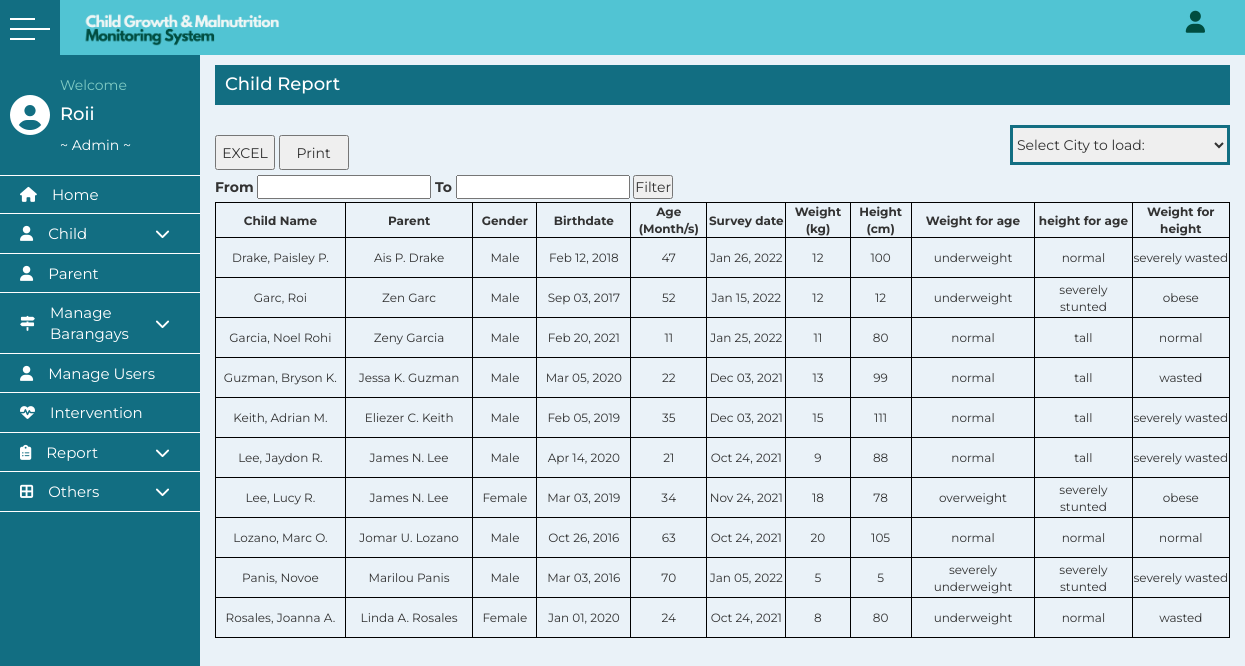
/child_report.php (signed in), run on the app's committed database.
### tables this page shows
CREATE TABLE `newchild` (
  `id` int(11) NOT NULL,
  `lastname` varchar(255) NOT NULL,
  `firstname` varchar(255) NOT NULL,
  `middlename` varchar(255) NOT NULL,
  `birthdate` date NOT NULL,
  `age` int(11) NOT NULL,
  `gender` varchar(20) NOT NULL,
  `street` varchar(255) NOT NULL,
  `barangay` varchar(255) NOT NULL,
  `municipality` varchar(255) NOT NULL,
  `p_lastname` varchar(255) NOT NULL,
  `p_firstname` varchar(255) NOT NULL,
  `p_middlename` varchar(255) NOT NULL,
  `weight` double NOT NULL,
  `height` double NOT NULL,
  `weightstatus` varchar(255) NOT NULL,
  `heightstatus` varchar(255) NOT NULL,
  `w8_h8` varchar(255) NOT NULL,
  `svdate` date NOT NULL,
  `entrydate` varchar(255) NOT NULL,
  `archive` varchar(255) NOT NULL
);

### child_report.php (the view, shortened to what this page needs)
<?php
include ("includes/config.php");
if (isset($_GET['city'])) {
$city=$_GET['city'];
  $sql = "SELECT * FROM newchild where municipality = '$city' AND age<72 order by lastname, firstname, middlename";
            $query=mysqli_query($Connection,$sql);
          }else{
$query=mysqli_query($Connection, "SELECT * FROM `newchild` where age <72 order by lastname, firstname");
}
$records = mysqli_num_rows($query);
include ('includes/header.php');
?>
<link rel="stylesheet" href="//code.jquery.com/ui/1.13.1/themes/base/jquery-ui.css">
  <link rel="stylesheet" href="/resources/demos/style.css">
      <main>
      <div class="container">
         <div class="title-page" style="margin-top: 25px;">
            <h3>Child Report
              ?></h3>
         </div>
      <div class="select-city" style="margin-top: 10px; margin-bottom: 30px; margin-right: -50px;">
        <select onchange="if (this.value) window.location.href=this.value" name="city" style="">
          <option value="">Select City to load:</option>
        </select>
      </div>
      <div class="child-report" style="margin-top: 10px;">
        <input id="export_excel" type="button" style="width: 60px; height: 35px; margin-bottom: 5px; font-size: 14px" value="EXCEL">
        <button id="printonly" style="width: 70px; height: 35px; margin-bottom: 5px; font-size: 14px;">Print</button>
        <div class="table-child-report">
          <form method="post">
            <label for="from">From</label>
            <input type="text" id="from" name="from" placeholder="<?php echo $from1;?>">
            <label for="to">To</label>
            <input type="text" id="to" name="to" placeholder="<?php echo $to1;?>">
            <input type="submit" name="submit" value="Filter">
          </form>
          <table id="printTable" style="border: 1px solid black; border-collapse: collapse;">
            <thead>
           <tr>
             <th style="width: 600px; border: 1px solid black;">Child Name</th>
             <th style="width: 600px; border: 1px solid black;">Parent</th>
             <th style="width: 170px; border: 1px solid black;">Gender</th>
             <th style="width: 300px; border: 1px solid black;">Birthdate</th>
             <th style="width: 170px; border: 1px solid black;">Age (Month/s)</th>
             <th style="width: 300px; border: 1px solid black;">Survey date</th>
             <th style="width: 170px; border: 1px solid black;">Weight (kg)</th>
             <th style="width: 170px; border: 1px solid black;">Height (cm)</th>
             <th style=" border: 1px solid black;">Weight for age</th>
             <th style=" border: 1px solid black;">height for age</th>
             <th style=" border: 1px solid black;">Weight for height</th>
             </thead>
           <tbody>
           <tr>
            <?php
                  if (!empty($records)) {
                    while ($row = mysqli_fetch_array($query)) {
                      ?>
              <td style="font-size: 12px; border: 1px solid black;"><?php echo $row['lastname'].', '.$row['firstname'].' '.$row['middlename']; ?></td>
              <td style="font-size: 12px; border: 1px solid black;"><?php echo $row['p_firstname'].' '.$row['p_middlename'].' '.$row['p_lastname']; ?></td>
              <td style="font-size: 12px; border: 1px solid black;"><?php echo $row['gender'];?></td>
              <td style="font-size: 12px; border: 1px solid black;"><?php echo date("M d, Y", strtotime($row['birthdate']));?></td>
              <td style="font-size: 12px; border: 1px solid black;"><?php echo $row['age'];?></td>
              <td style="font-size: 12px; border: 1px solid black;"><?php
              if ($row['svdate']=="0000-00-00") {
                echo "No Survey Record";
              }else{
                echo date("M d, Y", strtotime($row['svdate']));
              }?></td>
              <td style="font-size: 12px; border: 1px solid black;"><?php echo $row['weight'];?></td>
              <td style="font-size: 12px; border: 1px solid black;"><?php echo $row['height'];?></td>
              <td style="font-size: 12px; border: 1px solid black;"><?php echo $row['weightstatus'];?></td>
              <td style="font-size: 12px; border: 1px solid black;"><?php echo $row['heightstatus'];?></td>
              <td style="font-size: 12px; border: 1px solid black;"><?php echo $row['w8_h8'];?></td>
           </tr>
           <?php
          }}?>
                </tbody>
          </table>
        </div>
      </div>
      </div>
    </main>
          </div>
</div>
</body>
</html>

### includes/header.php (shortened to what this page needs)
<?php
function active($currect_page){
  $url_array =  explode('/', $_SERVER['REQUEST_URI']) ;
  $url = end($url_array);
  if($currect_page == $url){
      echo 'active';
  }
}
?>
<!DOCTYPE html>
<html lang="en">
  <head>
    <link href="fontawesome-free-5.11.2-web\css\all.css" rel="stylesheet">
    <link href="fontawesome-free-5.11.2-web\css\fontawesome.css" rel="stylesheet">
    <link rel="stylesheet" href="css/style.css">
    <link rel="stylesheet" href="https://maxcdn.bootstrapcdn.com/bootstrap/3.3.5/css/bootstrap.min.css">
  </head>
  <body>
  <div class="wrapper">
  <div class="top_navbar">
  <div class="hamburger">
     <div class="hamburger__inner">
       <div class="one"></div>
       <div class="two"></div>
       <div class="three"></div>
     </div>
  </div>
  <div class="menu">
    <div class="logo">
      <img src="img/logo.png">
    </div>
    <div class="right_menu">
      <ul>
        <li><i class="fas fa-user"></i>
        </li>
      </ul>
    </div>
  </div>
  </div>
  <div class="main_container">
    <div class="sidebar">
        <div class="sidebar__inner">
          <div class="profile">
            <div class="sidebar-user">
              <span class="fa fa-user-circle"></span>
            </div>
            <div class="profile_info">
               <p>Welcome</p>
               <h4 class="profile_name">
                <?php
                  $text = $_SESSION['name'];
                  $newtext = wordwrap($text, 12, "<br />\n");
                  echo $newtext;?></h4>
              <?php
                if (!empty($_SESSION['barangay'])) {
                  echo '~ '.$_SESSION['barangay'].'<br>'.$_SESSION['role'].' ~';
                }else{
                  echo '~ '.ucwords($_SESSION['role']).' ~';
                }
                ?>
            </div>
          </div>
          <ul class="submenu">
            <li style="border-top: 0.8px solid white;">
              <a href="admin_home.php" style="text" class="<?php active('admin_home.php');?>">
                <span class="icon"><i class="fa fa-home"></i></span>
                <span class="title" class="btn">Home </span>
              </a>
            </li>
            <li>
              <a href="#">
                <span class="icon"><i class="fa fa-user"></i></span>
                <span class="title" class="btn">Child </span> <i class="fa fa-chevron-down down" style="position: absolute; right: 30px; font-size: 15px;"></i>
              </a>
            </li>
            <li>
              <a href="parentlist.php" class="<?php active('parentlist.php');?>">
                <span class="icon"><i class="fa fa-user"></i></span>
                <span class="title">Parent</span>
              </a>
            </li>
            <?php
              if ($_SESSION['role']=='admin') {?>
                 <li>
              <a href="barangays.php" class="<?php active('barangays.php');?>">
                <span class="icon"><i class="fas fa-map-signs"></i></span>
                <span class="title">Manage<br> Barangays</span>
                <i class="fa fa-chevron-down down" style="position: absolute; right: 30px; font-size: 15px;"></i>
                </a>
            </li>
            <li>
              <a href="user.php" class="<?php active('user.php') or active('new_user.php');?>">
                <span class="icon"><i class="fa fa-user"></i></span>
                <span class="title">Manage Users</span>
              </a>
            </li><?php
               } ?>
              <li>
                <li>
              <a href="intervention_categories.php" class="<?php active('intervention_categories.php');?>">
                <span class="icon"><i class="fa fa-heartbeat"></i></span>
                <span class="title">Intervention</span>
              </a>
            </li>
              <li>
                <a href="#">
                  <span class="icon"><i class="fas fa-clipboard-list"></i></span>
                  <span class="title" class="btn">Report </span> <i class="fa fa-chevron-down down" style="position: absolute; right: 30px; font-size: 15px;"></i>
                </a>
              </li>
              <li>
                <a href="#">
                  <span class="icon"><i class="fas fa-border-all"></i></span>
                  <span class="title" class="btn">Others </span> <i class="fa fa-chevron-down down" style="position: absolute; right: 30px; font-size: 15px;"></i>
                </a>
              </li>
          </ul>
        </div>
    </div>

### css/style.css (style rules this page uses)
* { margin: 0; padding: 0; list-style: none; box-sizing: border-box; text-decoration: none; font-family: 'Montserrat', sans-serif; }
.wrapper { width: 100%; height: 100%; }
.top_navbar { background: #51c4d3; height: 55px; display: flex; position: fixed; width: 100%; top: 0; z-index: 100; }
.top_navbar .hamburger { width: 60px; background: #126e82; position: relative; font-size: 28px; }
.top_navbar .hamburger .hamburger__inner { position: absolute; top: 50%; left: 50%; transform: translate(-50%,-50%); cursor: pointer; width: 40px; height: 20px; }
.top_navbar .hamburger__inner > div { width: 25px; height: 2px; background: #fff; position: absolute; top: 0; left: 0; }
.top_navbar .hamburger div.two { top: 10px; width: 40px; }
.top_navbar .hamburger div.three { top: 20px; }
.top_navbar .menu { width: calc(100% - 80px); height: 100%; display: flex; z-index: 1; justify-content: space-between; align-items: center; padding: 0 20px; }
.top_navbar .menu .logo img { float: left; width: 200px; height: auto; }
.top_navbar .menu .right_menu ul { display: flex; }
.top_navbar .menu .right_menu ul li { position: relative; align-items: right; }
.top_navbar .menu .right_menu ul li .fas { font-size: 22px; cursor: pointer; color: #004D40; }
.main_container .sidebar { position: fixed; top: 55px; left: 0; width: 200px; height: 100%; background: #126e82; transition: all 0.3s ease; }
.main_container .sidebar .sidebar__inner { position: relative; }
.main_container .sidebar .profile { display: flex; align-items: center; color: #fff; padding: 20px 0px; white-space: nowrap; transition: all 0.3s ease; }
.main_container .sidebar .profile .sidebar-user span { padding: 0 10px; }
.main_container .sidebar .profile .sidebar-user span { font-size: 40px; }
.sidebar-user span { font-size: 50px; }
.main_container .sidebar .profile p:first-child { font-size: 14px; color: #80CBC4; margin-bottom: 3px; }
.main_container .container { margin-top: 40px; width: calc(100% - 200px); margin-left: 200px; transition: all 0.3s ease; }
.main_container .sidebar ul li a { color: #fff; font-size: 15px; padding: 8px 20px; white-space: nowrap; display: flex; align-items: center; margin-bottom: 1px; transition: all 0.3s ease; text-decoration: none; border-bottom: 0.8px solid ; }
a { text-decoration: none; }
.main_container .sidebar ul li a .icon { margin-right: 15px; font-size: 15px; }
.main_container .sidebar ul li a span { display: inline-block; }
main { background: #EAF2F8; min-height: calc(100vh - 60px); }
.title-page { width: 100%; height: 40px; background-color: #126e82; margin-top: 50px; }
.title-page h3 { float: left; margin-top: 10px; margin-left: 10px; font-size: 18px; color: white; }
.table-list table, td, th { border: 3px solid #126e82; font-size: 14px; text-align: center; }
.table-list-barangay table, td, th { border: 3px solid #126e82; font-size: 14px; text-align: center; }
.table-list-2 table, td, th { border: 3px solid #126e82; font-size: 18px; text-align: center; }
.table-list-2 table td, th { width: 400px; text-align: center; }
.table-list-child table, td, th { border: 3px solid #126e82; font-size: 14px; text-align: center; }
.admin-data input, select { width: 220px; height: 40px; border: 3px solid #126e82; margin-left: 100px; }
.admin-data .admin-input input, select { float: right; margin-right: 50px; margin-top: 10px; }
.table-child-growth table, td, th { border: 2px solid black; font-size: 16px; text-align: center; }
.child-report { margin-top: 30px; }
.table-child-report table { border-collapse: collapse; border: 2px solid black; }
.table-child-report table, th, td { border: 2px solid black; }
.table-child-report table th { height: 30px; font-size: 12px; }
.table-child-report table td { height: 40px; font-size: 14px; }
.table-intervention table, td, th { border: 2px solid black; font-size: 16px; text-align: center; }

### data on the page
newchild: lastname "Drake", firstname "Paisley", middlename "P.", p_firstname "Ais", p_middlename "P.", p_lastname "Drake", gender "Male", birthdate "Feb 12, 2018", age "47", svdate "Jan 26, 2022", weight "12", height "100", weightstatus "underweight", heightstatus "normal", w8_h8 "severely wasted"
newchild: lastname "Garc", firstname "Roi", p_firstname "Zen", p_lastname "Garc", gender "Male", birthdate "Sep 03, 2017", age "52", svdate "Jan 15, 2022", weight "12", height "12", weightstatus "underweight", heightstatus "severely stunted", w8_h8 "obese"
newchild: lastname "Garcia", firstname "Noel Rohi", p_firstname "Zeny", p_lastname "Garcia", gender "Male", birthdate "Feb 20, 2021", age "11", svdate "Jan 25, 2022", weight "11", height "80", weightstatus "normal", heightstatus "tall", w8_h8 "normal"
newchild: lastname "Guzman", firstname "Bryson", middlename "K.", p_firstname "Jessa", p_middlename "K.", p_lastname "Guzman", gender "Male", birthdate "Mar 05, 2020", age "22", svdate "Dec 03, 2021", weight "13", height "99", weightstatus "normal", heightstatus "tall", w8_h8 "wasted"
newchild: lastname "Keith", firstname "Adrian", middlename "M.", p_firstname "Eliezer", p_middlename "C.", p_lastname "Keith", gender "Male", birthdate "Feb 05, 2019", age "35", svdate "Dec 03, 2021", weight "15", height "111", weightstatus "normal", heightstatus "tall", w8_h8 "severely wasted"
newchild: lastname "Lee", firstname "Jaydon", middlename "R.", p_firstname "James", p_middlename "N.", p_lastname "Lee", gender "Male", birthdate "Apr 14, 2020", age "21", svdate "Oct 24, 2021", weight "9", height "88", weightstatus "normal", heightstatus "tall", w8_h8 "severely wasted"
newchild: lastname "Lee", firstname "Lucy", middlename "R.", p_firstname "James", p_middlename "N.", p_lastname "Lee", gender "Female", birthdate "Mar 03, 2019", age "34", svdate "Nov 24, 2021", weight "18", height "78", weightstatus "overweight", heightstatus "severely stunted", w8_h8 "obese"
newchild: lastname "Lozano", firstname "Marc", middlename "O.", p_firstname "Jomar", p_middlename "U.", p_lastname "Lozano", gender "Male", birthdate "Oct 26, 2016", age "63", svdate "Oct 24, 2021", weight "20", height "105", weightstatus "normal", heightstatus "normal", w8_h8 "normal"
newchild: lastname "Panis", firstname "Novoe", p_firstname "Marilou", p_lastname "Panis", gender "Male", birthdate "Mar 03, 2016", age "70", svdate "Jan 05, 2022", weight "5", height "5", weightstatus "severely underweight", heightstatus "severely stunted", w8_h8 "severely wasted"
newchild: lastname "Rosales", firstname "Joanna", middlename "A.", p_firstname "Linda", p_middlename "A.", p_lastname "Rosales", gender "Female", birthdate "Jan 01, 2020", age "24", svdate "Oct 24, 2021", weight "8", height "80", weightstatus "underweight", heightstatus "normal", w8_h8 "wasted"

### other printed values
wordwrap($text, 12, "<br />\n") "Roii"
$_SESSION['role'] "Admin"
